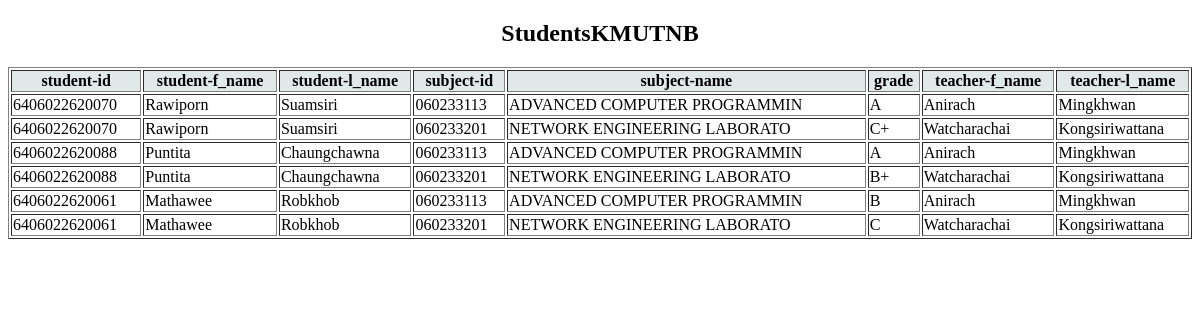
Before: / with the older database file.
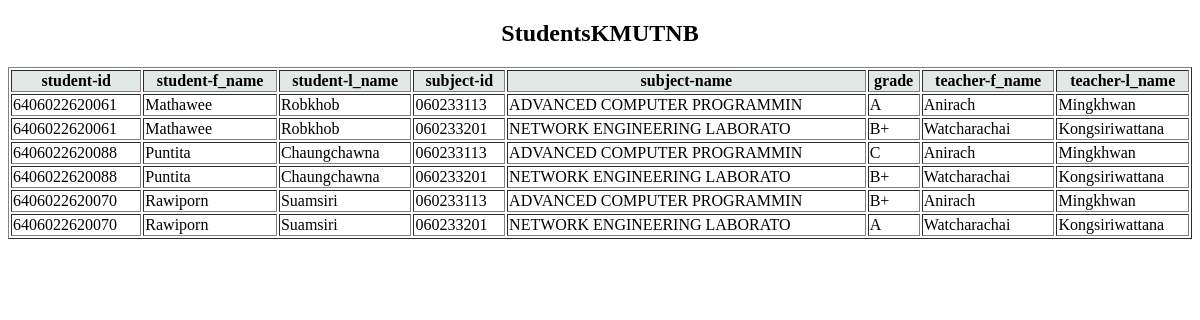
After: the same page with the newer database file.
### tables this page shows
CREATE TABLE "Registration" (
	id INTEGER NOT NULL, 
	student_id VARCHAR(13), 
	subject_id VARCHAR(15) NOT NULL, 
	year VARCHAR(4) NOT NULL, 
	semester VARCHAR(1) NOT NULL, 
	grade VARCHAR(2), 
	PRIMARY KEY (id)
);

CREATE TABLE "Students" (
	student_id VARCHAR(13), 
	f_name VARCHAR(30) NOT NULL, 
	l_name VARCHAR(30) NOT NULL, 
	e_mail VARCHAR(50) NOT NULL, 
	PRIMARY KEY (student_id)
);

CREATE TABLE "Subjects" (
	subject_id VARCHAR(15) NOT NULL, 
	subject_name VARCHAR(50) NOT NULL, 
	credit INTEGER NOT NULL, 
	teacher_id VARCHAR(3) NOT NULL, 
	PRIMARY KEY (subject_id)
);

CREATE TABLE "Teachers" (
	teacher_id VARCHAR(3), 
	f_name VARCHAR(50), 
	l_name VARCHAR(30), 
	e_mail VARCHAR(50), 
	PRIMARY KEY (teacher_id)
);

### Flask.py (the view)
@app.route("/")
def index():
    c = sqlite3.connect('work.sqlite3')
    cur = c.cursor()
    cur.execute("SELECT Students.student_id , Students.f_name ,Students.l_name\
        , Subjects.subject_id , Subjects.subject_name\
        ,Registration.grade , Teachers.f_name , Teachers.l_name from Students\
        JOIN Registration\
        on Students.student_id = Registration.student_id\
        JOIN Subjects\
        on Registration.subject_id = Subjects.subject_id\
        JOIN Teachers\
        on Subjects.teacher_id = Teachers.teacher_id\
        ;")
    test = cur.fetchall()
    return render_template("index.html", test=test)

### templates/index.html (shortened to what this page needs)
<!DOCTYPE html>
<html lang="en">
<head>
</head>
<body>
    <h2><center>StudentsKMUTNB</center></h2>
    <table border="1" width="100%" align="center">
        <tr bgcolor="#e1e9e8">
            <th>student-id</th>
            <th>student-f_name</th>
            <th>student-l_name</th>
            <th>subject-id</th>
            <th>subject-name</th>
            <th>grade</th>
            <th>teacher-f_name</th>
            <th>teacher-l_name</th>
        </tr>
        {% for row in test %}
        <tr>
          <td>{{ row[0] }}</td>
          <td>{{ row[1] }}</td>
          <td>{{ row[2] }}</td>
          <td>{{ row[3] }}</td>
          <td>{{ row[4] }}</td>
          <td>{{ row[5] }}</td>
          <td>{{ row[6] }}</td>
          <td>{{ row[7] }}</td>
        </tr>
      {% endfor %}
      </table>
</body>
</html>

Changed rows visible on the page:
changed Registration (number 1 of 6 on the later page): student_id "6406022620070" → "6406022620061"; f_name "Rawiporn" → "Mathawee"; l_name "Suamsiri" → "Robkhob"
changed Registration (number 2 of 6 on the later page): student_id "6406022620070" → "6406022620061"; f_name "Rawiporn" → "Mathawee"; l_name "Suamsiri" → "Robkhob"; grade "C+" → "B+"
changed Registration (number 3 of 6 on the later page): grade "A" → "C"
changed Registration (number 5 of 6 on the later page): student_id "6406022620061" → "6406022620070"; f_name "Mathawee" → "Rawiporn"; l_name "Robkhob" → "Suamsiri"; grade "B" → "B+"
changed Registration (number 6 of 6 on the later page): student_id "6406022620061" → "6406022620070"; f_name "Mathawee" → "Rawiporn"; l_name "Robkhob" → "Suamsiri"; grade "C" → "A"
